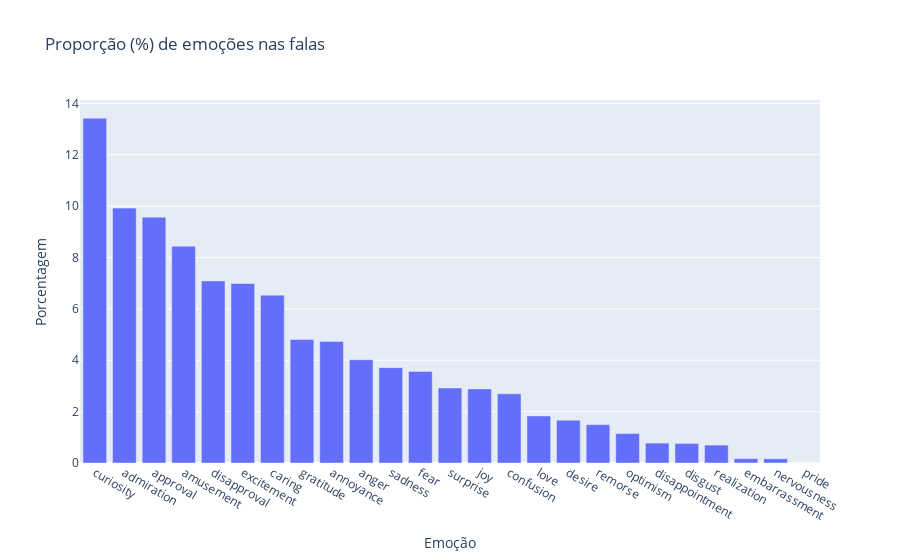

Notebook code for this chart:
### Code cell
plot_graphic(episode_sentiments_df[episode_sentiments_df['season_number'] == 1], labels)

### Figure 1 — Plotly figure (JSON) as saved in the notebook; plotly's stock layout.template omitted (floating-point values rounded to 4 significant figures)
{"data": [{"alignmentgroup": "True", "hovertemplate": "Emoção=%{x}<br>Porcentagem=%{y}<extra></extra>", "legendgroup": "", "marker": {"color": "#636efa", "pattern": {"shape": ""}}, "name": "", "offsetgroup": "", "orientation": "v", "showlegend": false, "textposition": "auto", "type": "bar", "x": ["curiosity", "admiration", "approval", "amusement", "disapproval", "excitement", "caring", "gratitude", "annoyance", "anger", "sadness", "fear", "surprise", "joy", "confusion", "love", "desire", "remorse", "optimism", "disappointment", "disgust", "realization", "embarrassment", "nervousness", "pride"], "xaxis": "x", "y": [13.42, 9.921, 9.57, 8.439, 7.086, 6.987, 6.534, 4.811, 4.734, 4.02, 3.712, 3.564, 2.918, 2.883, 2.693, 1.833, 1.667, 1.493, 1.146, 0.775, 0.7609, 0.6981, 0.1701, 0.1626, 0], "yaxis": "y"}], "layout": {"barmode": "relative", "legend": {"tracegroupgap": 0}, "title": {"text": "Proporção (%) de emoções nas falas"}, "xaxis": {"anchor": "y", "categoryarray": ["curiosity", "admiration", "approval", "amusement", "disapproval", "excitement", "caring", "gratitude", "annoyance", "anger", "sadness", "fear", "surprise", "joy", "confusion", "love", "desire", "remorse", "optimism", "disappointment", "disgust", "realization", "embarrassment", "nervousness", "pride"], "categoryorder": "array", "domain": [0, 1], "title": {"text": "Emoção"}}, "yaxis": {"anchor": "x", "domain": [0, 1], "title": {"text": "Porcentagem"}}}}
